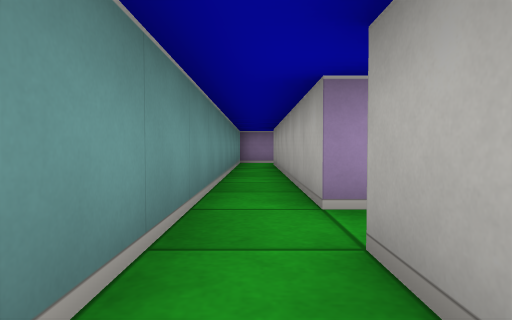
[1] (above)

12 first-person views from a walk through a cub3D maze. The camera is about half as high as the walls, tilts 2° down and sees 75° across. The floor is counted in squares. Each view is taken from the middle of a square. On the plan, view 1 faces up. The plan holds only what a view shows up to about 9 squares ahead; the rest is blank.

[2]
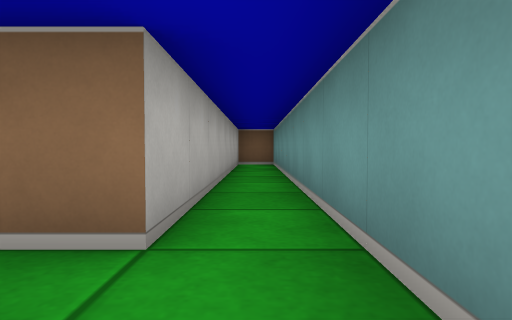

[3]
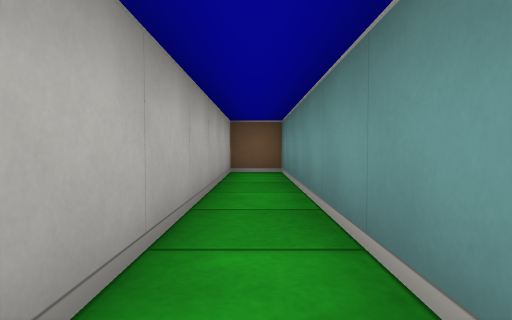

[4]
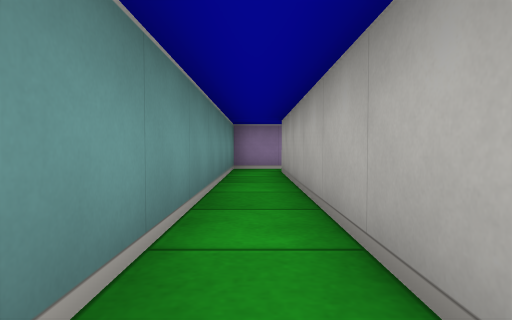

[5]
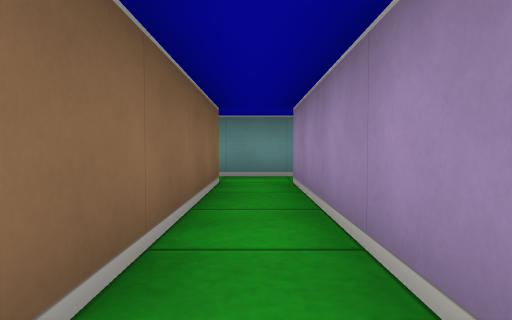

[6]
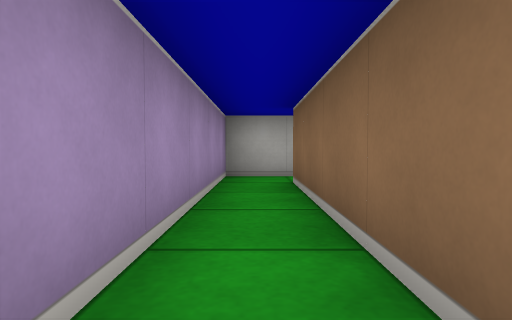

[7]
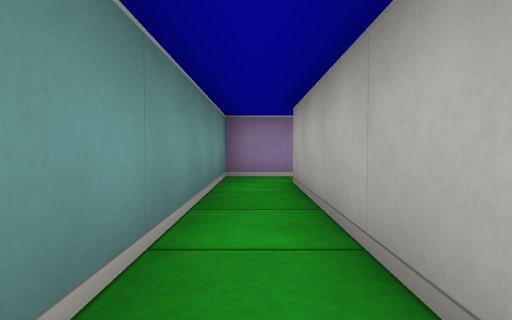

[8]
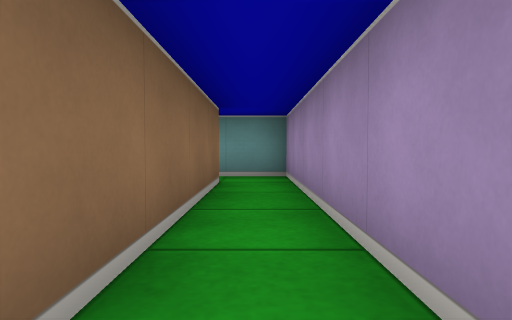

[9]
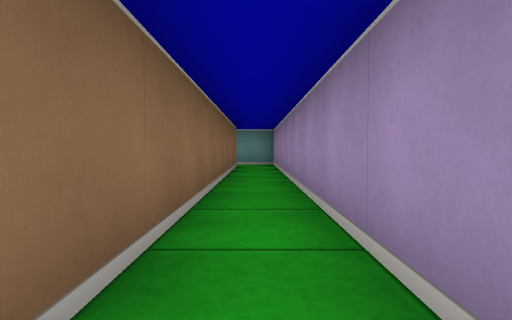

[10]
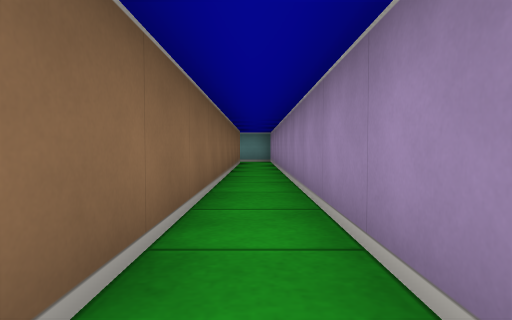

[11]
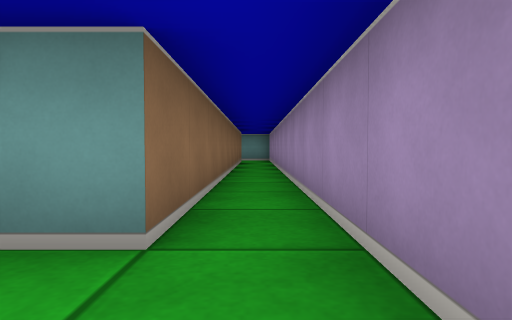

[12]
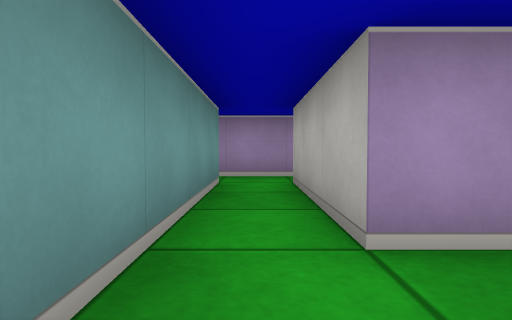

### Floor plan
Ten units are one square. View 1 is at (0, 0); x grows to the right and y downward. Boxes are objects, and circles mark ways between rooms. Rooms are numbered by the first view taken in them; rooms with no view inside come last. Other rooms are left out.
<svg viewBox="-10 -110 245 180">
<path fill="none" stroke="#000" d="M-5 -25 -5 65 5 65 5 -15 65 -15M75 -14 75 -25 5 -25M106 -105 -5 -105 -5 -25M5 -25 5 -95 105 -95M116 -105 106 -105M115 -65 115 -95M105 -95 105 -66M122 -65 115 -65M105 -66 105 -56"/>
<circle cx="0" cy="-30" r="3" fill="#2a7"/>
<circle cx="100" cy="-100" r="3" fill="#2a7"/>
<circle cx="110" cy="-70" r="3" fill="#2a7"/>
<text x="0" y="0">1</text>
<text x="30" y="-100">2</text>
<text x="230" y="-100">3</text>
<text x="120" y="-60">4</text>
</svg>
Room 1 opens to room 2. Room 2 opens to room 3. Room 3 opens to room 4.

Where each view was taken, in squares from view 1:
view 1: 0 up, 0 right, facing up
view 2: 3 up, 0 right, facing down
view 3: 0 up, 0 right, facing down
view 4: 3 up, 0 right, facing up
view 5: 2 up, 5 right, facing left
view 6: 2 up, 2 right, facing right
view 7: 5 up, 0 right, facing up
view 8: 10 up, 5 right, facing left
view 9: 10 up, 9 right, facing left
view 10: 10 up, 11 right, facing left
view 11: 10 up, 12 right, facing left
view 12: 5 up, 11 right, facing up
